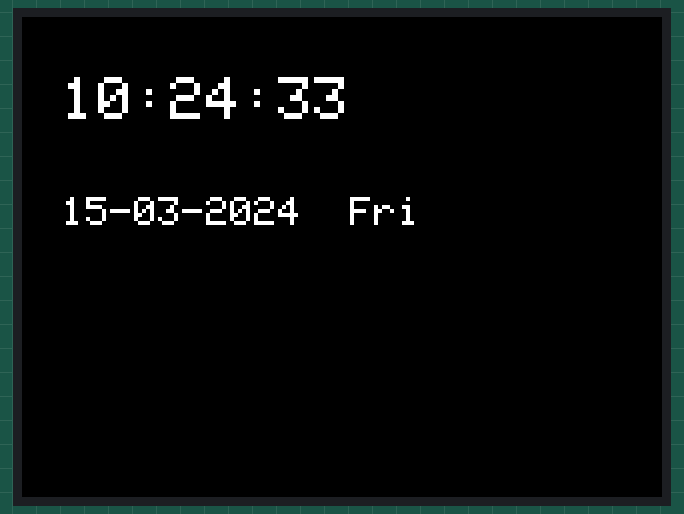
Bench run of a sketch on a simulated ESP32. On the bench: 320×240 colour display. WiFi joins after 1.5 s; servers stay silent unless stated; the local clock reads 2024-03-15 10:24:30 at power-on unless the sketch sets it; what the sketch prints to the serial monitor is not drawn.

Above: at 3.9 s.
At 7.1 s:
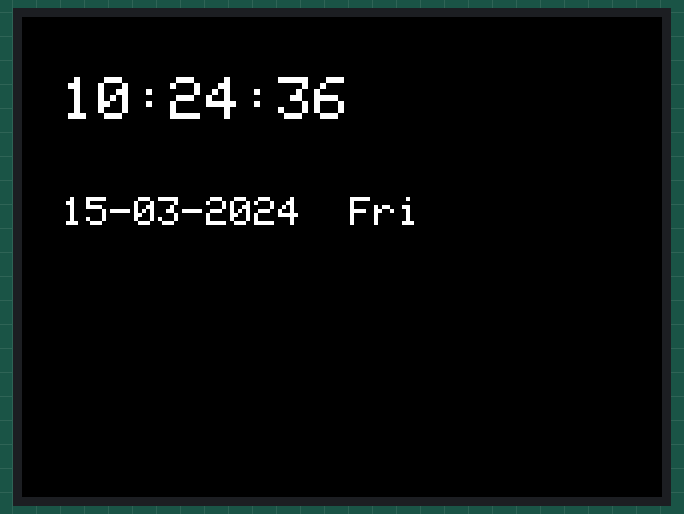
At 12.6 s:
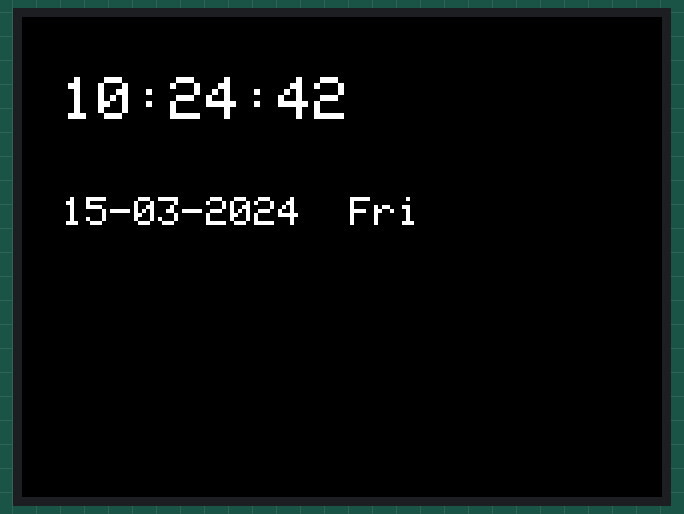
At 21.3 s:
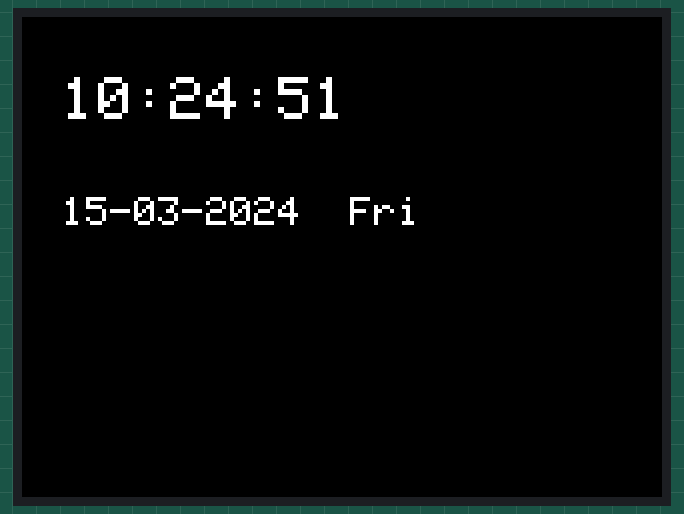
At 30.0 s:
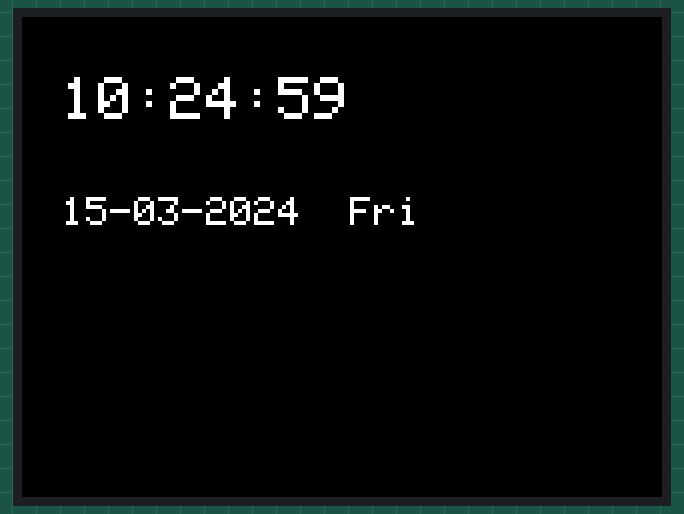
At 38.7 s:
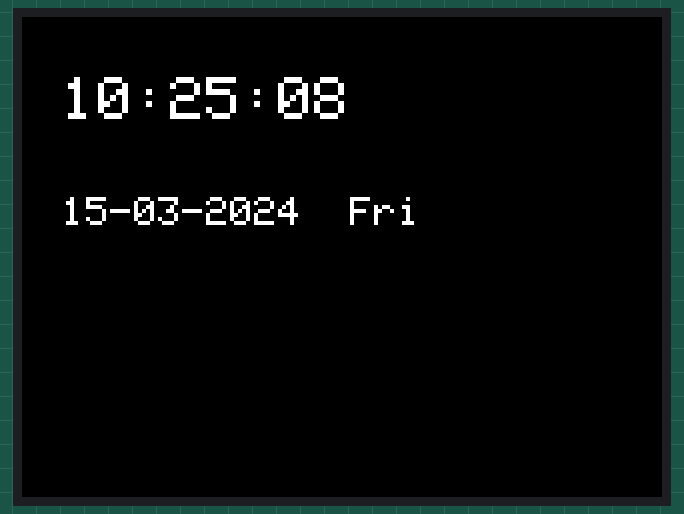

Measured:
- what the display in image 0 shows lasts 1.1 s, from 3.8 s to 4.9 s

The sketch:

clock.ino
```cpp
#include <WiFi.h>
#include <time.h>
#include <TFT_eSPI.h>

TFT_eSPI tft = TFT_eSPI();

const char* WIFI_SSID = "EE-KF6P95";
const char* WIFI_PASSWORD = "9DtLTHJn6Jrc6FVf";

const char* NTP_SERVER = "pool.ntp.org";
const long GMT_OFFSET_SEC = 0;
const long DAYLIGHT_OFFSET_SEC = 3600;
unsigned long lastSyncMillis=0;
const unsigned long SYNC_INTERVAL=60UL*60*1000;

const char* weekName[]= {"Sun","Mon","Tue","Wed","Thu","Fri","Sat"};

void setup() {
  Serial.begin(115200);
  Serial.println("Startup...");

  WiFi.mode(WIFI_STA);
  WiFi.begin("EE-KF6P95", "9DtLTHJn6Jrc6FVf");

  while ((WiFi.status() != WL_CONNECTED))
  {
    delay(500);
    Serial.print(".");
  }
  Serial.println("\n WiFi Connected!");
  Serial.print("IP address: ");
  Serial.println(WiFi.localIP());

  tft.init();
  tft.setRotation(1);
  tft.fillScreen(TFT_BLACK);

  configTime(GMT_OFFSET_SEC,DAYLIGHT_OFFSET_SEC,NTP_SERVER);
  lastSyncMillis=millis();
  delay(2000);

  struct tm t;
  if(getLocalTime(&t,15000))
  {
    Serial.printf("%02d:%02d:%02d %02d-%02d-%04d\n",t.tm_hour,t.tm_min,t.tm_sec,t.tm_mday,t.tm_mon+1,t.tm_year+1900);

  }
  else{
    Serial.println("Failed to get time!");
  }

}

void loop() {
  unsigned long nowMs=millis();
  if ((nowMs-lastSyncMillis>=SYNC_INTERVAL)&&(WiFi.status()==WL_CONNECTED))
  {
    Serial.println("Time: do NTP re-sync");
    configTime(GMT_OFFSET_SEC,DAYLIGHT_OFFSET_SEC,NTP_SERVER);
    lastSyncMillis=nowMs;
  }

  struct tm timeinfo;

  if(getLocalTime(&timeinfo,1000)){
    Serial.printf("%02d:%02d:%02d %02d-%02d-%04d\n",timeinfo.tm_hour,timeinfo.tm_min,timeinfo.tm_sec,timeinfo.tm_mday,timeinfo.tm_mon+1,timeinfo.tm_year+1900); //打印在监视器里的数据

    int h = timeinfo.tm_hour;
    int min = timeinfo.tm_min;
    int sec = timeinfo.tm_sec;
    int day = timeinfo.tm_mday;
    int mon = timeinfo.tm_mon+1;
    int year = timeinfo.tm_year+1900;
    int wd = timeinfo.tm_wday;

    char bufTime[32];
    char bufDate[32];

    sprintf(bufTime, "%02d:%02d:%02d", h, min, sec);
    sprintf(bufDate, "%02d-%02d-%04d  %s", day, mon, year, weekName[wd]);

    tft.fillScreen(TFT_BLACK);
    tft.setTextColor(TFT_WHITE, TFT_BLACK);

    tft.setTextSize(3);
    tft.setCursor(20,30);
    tft.print(bufTime);

    tft.setTextSize(2);
    tft.setCursor(20,90);
    tft.print(bufDate);
  }
  else{
    Serial.println("Falied to get time");
  }
  delay(1000);
}
```
